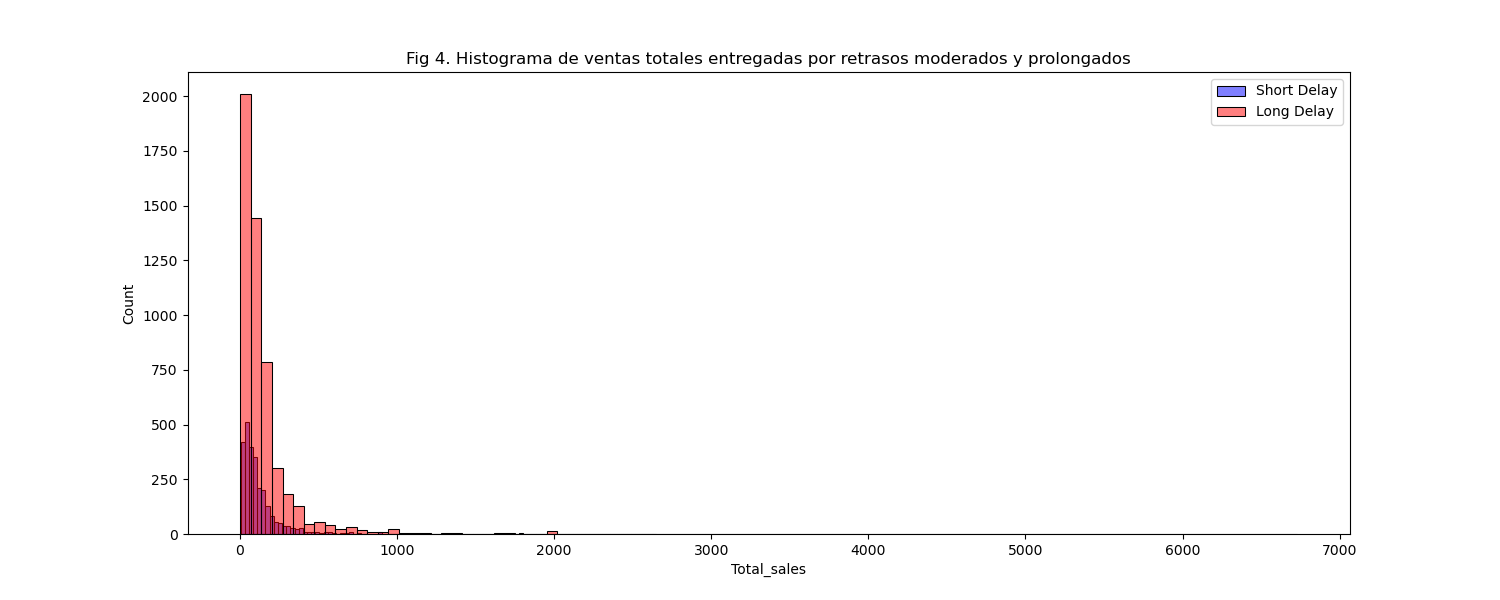

This figure's Python source:
# %% [markdown]
# ![title](./images/logo_nao_digital.png)

# %% [markdown]
# # Tema 3. Conocimientos sobre librerías de visualización estática
# 
# ## 1. Objetivo
# 
# Para enriquecer el análisis de Oilst y hacerlo más accesible al público no especializado, el equipo de `Brasil BI Consulting` decidió crear visualizaciones estáticas, es decir sin animaciones o filtros interactivos, a partir de los datos de las órdenes de los clientes.
# 
# Con ello en mente, el objetivo de la presente sección será trabajar con la librería `Seaborn` de Python (https://seaborn.pydata.org) para abundar en el análisis correspondiente. Seaborn es una librería para implementar gráficos estadísticos en Python, que se basa en `matplotlib` y se integra estrechamente con las estructuras de datos de `pandas`.
# 
# ## 2. Librerias de trabajo

# %%
import os
import numpy as np
import matplotlib.pyplot as plt
import pandas as pd

# Libreria de visualización
import seaborn as sns

import warnings
warnings.filterwarnings('ignore')

# %%
%matplotlib inline

# %% [markdown]
# ## 3. Lectura de datos
# 
# Leeremos primeros los datos del e-commerce que procesamos previamente en Pandas.

# %%
# Primero indicamos la ruta a la carpeta de de tu computadora 
# donde se ubican los datos procesados del E-commerce
# Ejemplo: "C:\Usuarios\[tu nombre]\Descargas"

DATA_PATH="C:\\Users\\Natalia\\Recursos DN_COM_58"

# %%
FILE_CONSOLIDATED_DATA = 'oilst_processed.csv'

# %% [markdown]
# Recordemos que algunas de las columnas que contienen fechas deben ser convertidas al formato correspondiente, lo cual se puede llevar a cabo de forma automática usando el parámetro de `parse_dates`:

# %%
columns_dates=[
    'order_purchase_timestamp',
    'order_approved_at',
    'order_delivered_carrier_date',
    'order_delivered_customer_date',
    'order_estimated_delivery_date'
    ]

oilst = pd.read_csv(
    os.path.join(DATA_PATH, FILE_CONSOLIDATED_DATA),
    parse_dates=columns_dates
    )

# %% [markdown]
# La información general de esta tabla la podemos obtener, como ya sabemos, a través del comando `.info`

# %%
oilst.info()

# %% [markdown]
# También definiremos un dataframe que contiene únicamente a las órdenes que tienen estatus de entrega completada, es decir, que satisfacen con la condición de que la columna `order_status` es igual al valor `delivered`.

# %%
delivered = oilst.query("order_status == 'delivered'")

# %% [markdown]
# ## 4. Análisis univariado
# 
# Seaborn es una librería de visualización de datos de Python basada en matplotlib, contando entre sus ventajas 
# la facilidad de uso y personalización, una cantidad considerable de visualizaciones disponibles y la posibildad de tomar como datos de entradas a dataframes de Pandas.
# 
# 
# ### 4.1 Análisis de diferencia entre tiempo de entrega real y estimado
# 
# Para comenzar, podemos explorar nuevamente la variable **delta_days**, que como sabemos es la diferencia entre el tiempo estimado de la entrega y cuando se llevó a cabo la entrega realmente, reportándose en días. Es importante recalcar que:
# 
# * Si `delta_days <= 0`, significa que el pedido llegó que no hubo atraso en la entrega,
# * Si `0 < delta_days < 3`, ello refiere que el pedido se entregó en un intervalo de tiempo moderado, que es aceptable de acuerdo a las políticas de negocio de `Olist`,
# * Mientras que si  `delta_days > 3`, ello denota que existe un retraso que ya no se considera aceptable.
# 
# #### 4.1.1 Histogramas de frequencias y función de distribución acumulativa empírica

# %% [markdown]
# Como se ha calculo previamente, la diferencia entre tiempo de entrega real y estimado es en promedio de `-11 días`, es decir, en general los envíos suelen llegar antes de lo esperado.

# %%
print("Promedio de la diferencia de tiempo de estimado entrega y real: ", round(delivered["delta_days"].mean(),2), ' días')

# %% [markdown]
# Ello se puede constatar empleando el concepto estadístico de **percentiles**, el cual se refiere es una forma de medir la posición de un valor en un conjunto de datos. Imagina que tienes un conjunto de datos, por ejemplo, las alturas de un grupo de personas. Si ordenas estas alturas de menor a mayor, el percentil te dirá en qué posición se encuentra una altura en particular de una persona con las alturas del resto de las demás.
# 
# Por ejemplo, si la altura de una persona se encuentra en el percentil 75, significa que su altura es mayor que el 75% de las alturas en el conjunto de datos. De manera similar, si la altura de una persona se encuentra en el percentil 25, significa que su altura es mayor que el 25% de las alturas en el conjunto de datos.
# 
# En Pandas, estos se pueden calcular con usando la utilidad `.describe` y una lista que indica las posiciones en su variables `percentiles`.
# 
# Con ello en mente, podemos notar que la mayoría de los datos, hasta el percentil que corresponde al 90%, tiene un valor `delta_days` en un tiempo es un valor negativo (`-1.14 días`). Es decir, se entregan en su mayoría antes del tiempo que se les comunica a los clientes:

# %%
# Lista de percentiles a calculas (desde el 10%, 20%, ..., 90% y 100% )
percentiles = [0.1, 0.2, 0.3, 0.4, 0.5,0.6, 0.7, 0.8, 0.9,1]

# Calculo de percentoles
delivered[["delta_days"]].describe(
    percentiles=percentiles
    ).round(2)

# %% [markdown]
# Para apreciar de mejor forma esta distribución, podemos acudir al concepto de **histograma de frecuencias**, el cual es una herramienta gráfica que muestra cuantas veces ocurren las diferentes valores en un conjunto de datos. En otras palabras, representa cuántas veces aparece cada valor en el conjunto de datos. Éste se puede representar de manera gráfica con barras que muestran la frecuencia con la que aparece cada uno de los valores que típicamente se agrupan en intervalos para facilitar el conteo (`bins`, en inglés).
# 
#  Un histograma puede ayudarnos a identificar patrones en la distribución de los datos, como si las notas están concentradas en un rango estrecho o si están más dispersas.
# 
# En seaborn, se puede obtener usando la función `histplot`, especificando la cantidad de particiones en lo que se agruparán los datos para su contabilización (`bins`).

# %%
# Especifica el tamaño de la figura
plt.figure(figsize = (15,6))

sns.histplot(
    data=delivered["delta_days"],
    bins=100
    ).set(
        title='Fig. 1 Histograma de frecuencias de `delta_days`'
        )

# %% [markdown]
# **Nota:** En este caso, la función `histplot` se ha alimentado directamente de la columna `delivered["delta_days"]` del dataframe de Pandas en donde leímos los datos.

# %% [markdown]
# Como se aprecia, la diferencia de tiempo de estimado entrega y real tienen un distribución sesgada a la izquierda, hacia valores negativos, lo que concuerda con la idea de que casi todos los pedidos llegan antes de lo previsto.
# 
# Para ilustrarlo mejor, en la figura de abajo, se añade el valor promedio de la diferencia de tiempo de estimado entrega y real:

# %%
# Especifica el tamaño de la figura
plt.figure(figsize = (15,6))

# Crea al histograma
sns.histplot(
    data=delivered["delta_days"],
    bins=100
    ).set(title='Fig 2. Histograma de frecuencias de la diferencia entre el tiempo de estimado entrega y real de los pedidos')

# Agrega el promedio de la variable en estudio
plt.axvline(
    x=delivered["delta_days"].mean(), # p
    color='red',
    ls='--', 
    lw=1.5
    )

# %% [markdown]
# **Notas:** 1) En la figura se ha añadido el título usando la función `.set(title= '... texto ...')`, 2) además el promedio se ha dibujando echando mano de la función `axvline` de matplotlib, que como sabemos es la librería base con la que está construida Seaborn.

# %% [markdown]
# ## 7. Entregables
# 
# En esta sección los entregables consisten en un script en Python junto con un imagen en un archivo en formato específico:
# 
# A. Script que construya una visualización que permita comparar los histogramas de las ventas de órdenes completas que tuvieron retrazos moderados y prolongados. Este script tendrá el nombre `3_a_histogram_sales_short_long_delays.py` y la imagen resultante deberá denominarse `3_a_histogram_sales_short_long_delays.png`.
# 

# %%
# Visualización que permite comparar los histogramas de las ventas de órdenes completas que tuvieron retrazos moderados y prolongados

# Especifica el tamaño de la figura
plt.figure(figsize = (15, 6))

# Filtra el DataFrame para órdenes con retrasos moderados
retraso_moderado = delivered[delivered['delay_status'] == 'short_delay']

# Filtra el DataFrame para órdenes con retrasos prolongados
retraso_prolongado = delivered[delivered['delay_status'] == 'long_delay']

# Crea el histograma para órdenes con retrasos moderados
sns.histplot(retraso_moderado['total_sales'], bins=100, alpha=0.5, label='Short Delay', color='blue')

# Crea el histograma para órdenes con retrasos prolongados
sns.histplot(retraso_prolongado['total_sales'], bins=100, alpha=0.5, label='Long Delay', color='red')

# Agrega etiquetas y título
plt.xlabel('Total_sales')
plt.ylabel('Count')
plt.title('Fig 4. Histograma de ventas totales entregadas por retrasos moderados y prolongados')

# Agrega una leyenda
plt.legend()

# Muestra el gráfico
plt.show()


# %%
# Visualización que permite comparar los histogramas de las ventas de órdenes completas que tuvieron retrazos moderados y prolongados

# Especifica el tamaño de la figura
plt.figure(figsize = (15, 6))

# Filtra el DataFrame para órdenes con retrasos moderados
retraso_moderado = delivered[delivered['delay_status'] == 'short_delay']

# Filtra el DataFrame para órdenes con retrasos prolongados
retraso_prolongado = delivered[delivered['delay_status'] == 'long_delay']

# Crea el histograma para órdenes con retrasos moderados
sns.histplot(retraso_moderado['total_sales'], bins=100, alpha=0.5, label='Short Delay', color='blue')

# Crea el histograma para órdenes con retrasos prolongados
sns.histplot(retraso_prolongado['total_sales'], bins=100, alpha=0.5, label='Long Delay', color='red')

# Agrega etiquetas y título
plt.xlabel('Total_sales')
plt.ylabel('Count')
plt.title('Fig 4. Histograma de ventas totales entregadas por retrasos moderados y prolongados')

# Agrega una leyenda
plt.legend()

plt.savefig('3_a_histogram_sales_short_long_delays.png')


